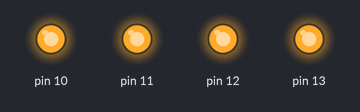
Simulated run of this sketch. Board: Arduino Uno, built with avr-gcc and run on an emulated ATmega328P. Parts: output pins drawn as LEDs (lit = HIGH).

Above: at 1.0 s.
At 3.0 s:
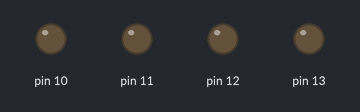
Timing chart, 0 to 5.2 s (numbered marks = the images above):
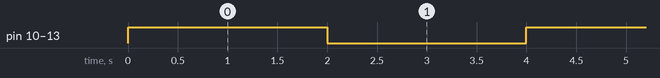

The sketch:

_4_Adet_Led_Yakma.ino
```cpp
void setup() {
  //LED bağlanan bacakları çıkış olarak ayarla.
  pinMode(13, OUTPUT);
  pinMode(12, OUTPUT);
  pinMode(11, OUTPUT);
  pinMode(10, OUTPUT);
}

void loop() {
  //LED leri yak.
  digitalWrite(13, HIGH);
  digitalWrite(12, HIGH);
  digitalWrite(11, HIGH);
  digitalWrite(10, HIGH);
  //Bekleme süresini ayarla
  delay(2000);
  //LED leri söndür.
  digitalWrite(13, LOW);
  digitalWrite(12, LOW);
  digitalWrite(11, LOW);
  digitalWrite(10, LOW);
  //Bekleme süresini ayarla.
  delay(2000);
}
```

Measured:
- by itself, pin 10–13: alternates HIGH for 2.0 s and LOW for 2.0 s
